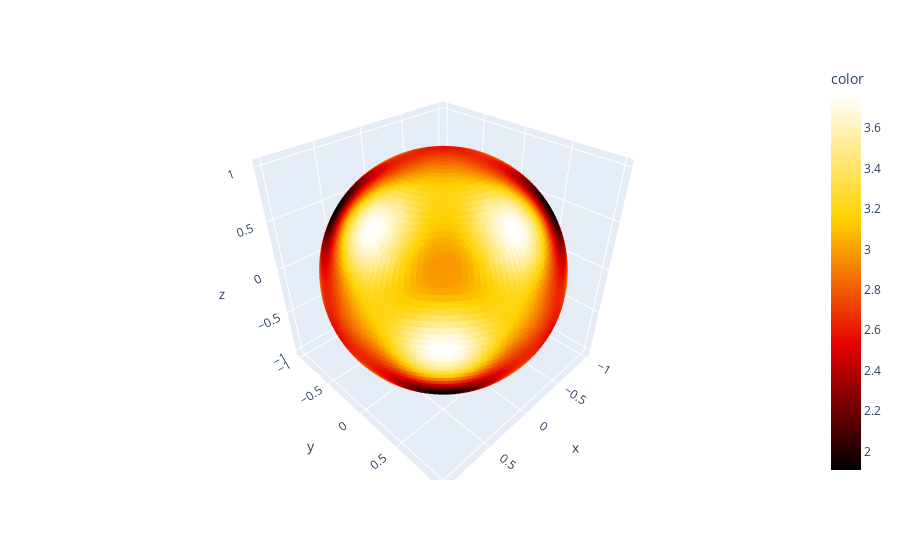

The notebook cell saved with this chart:
### Code cell
dict = {"phi"  : angle_plane[:,0],
        "theta": angle_plane[:,1],
        "rate" : rates_on_angle}
df = pd.DataFrame(dict)

fig = px.scatter_3d(
    x = np.sin(df["theta"])*np.cos(df["phi"]),
    y = np.sin(df["theta"])*np.sin(df["phi"]),
    z = np.cos(df["theta"]),
    color=df["rate"], color_continuous_scale="Hot")
fig.show()

### Figure 1 — Plotly figure (JSON) as saved in the notebook; plotly's stock layout.template omitted (floating-point values rounded to 4 significant figures; data arrays with more than 128 entries replaced by an {"elided": "..."} marker saying what was removed)
{"data": [{"hovertemplate": "x=%{x}<br>y=%{y}<br>z=%{z}<br>color=%{marker.color}<extra></extra>", "legendgroup": "", "marker": {"color": {"elided": "7938 float values"}, "coloraxis": "coloraxis", "symbol": "circle"}, "mode": "markers", "name": "", "scene": "scene", "showlegend": false, "type": "scatter3d", "x": {"elided": "7938 float values"}, "y": {"elided": "7938 float values"}, "z": {"elided": "7938 float values"}}], "layout": {"coloraxis": {"colorbar": {"title": {"text": "color"}}, "colorscale": [[0, "rgb(0,0,0)"], [0.3333, "rgb(230,0,0)"], [0.6667, "rgb(255,210,0)"], [1, "rgb(255,255,255)"]]}, "legend": {"tracegroupgap": 0}, "margin": {"t": 60}, "scene": {"domain": {"x": [0, 1], "y": [0, 1]}, "xaxis": {"title": {"text": "x"}}, "yaxis": {"title": {"text": "y"}}, "zaxis": {"title": {"text": "z"}}}}}
